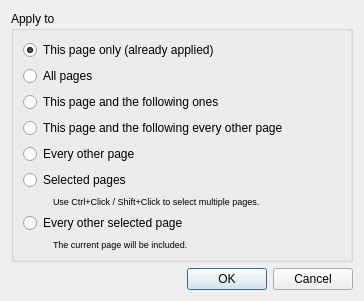
<?xml version="1.0" encoding="UTF-8"?>
<ui version="4.0">
 <class>fix_orientation::ApplyDialog</class>
 <widget class="QDialog" name="fix_orientation::ApplyDialog">
  <property name="windowModality">
   <enum>Qt::WindowModal</enum>
  </property>
  <property name="geometry">
   <rect>
    <x>0</x>
    <y>0</y>
    <width>364</width>
    <height>294</height>
   </rect>
  </property>
  <property name="windowTitle">
   <string>Fix Orientation</string>
  </property>
  <layout class="QVBoxLayout">
   <item>
    <widget class="QGroupBox" name="groupBox">
     <property name="title">
      <string>Apply to</string>
     </property>
     <layout class="QVBoxLayout" name="verticalLayout_5">
      <item>
       <widget class="QRadioButton" name="thisPageOnlyRB">
        <property name="text">
         <string>This page only (already applied)</string>
        </property>
        <property name="checked">
         <bool>true</bool>
        </property>
       </widget>
      </item>
      <item>
       <widget class="QRadioButton" name="allPagesRB">
        <property name="text">
         <string>All pages</string>
        </property>
       </widget>
      </item>
      <item>
       <widget class="QRadioButton" name="thisPageAndFollowersRB">
        <property name="text">
         <string>This page and the following ones</string>
        </property>
       </widget>
      </item>
      <item>
       <widget class="QRadioButton" name="thisEveryOtherRB">
        <property name="text">
         <string extracomment="All odd or even pages, depending on the current page being odd or even.">This page and the following every other page</string>
        </property>
       </widget>
      </item>
      <item>
       <widget class="QRadioButton" name="everyOtherRB">
        <property name="text">
         <string extracomment="All odd or even pages, depending on the current page being odd or even.">Every other page</string>
        </property>
       </widget>
      </item>
      <item>
       <widget class="QRadioButton" name="selectedPagesRB">
        <property name="text">
         <string>Selected pages</string>
        </property>
       </widget>
      </item>
      <item>
       <layout class="QHBoxLayout" name="horizontalLayout_3">
        <item>
         <spacer name="horizontalSpacer_6">
          <property name="orientation">
           <enum>Qt::Horizontal</enum>
          </property>
          <property name="sizeType">
           <enum>QSizePolicy::Fixed</enum>
          </property>
          <property name="sizeHint" stdset="0">
           <size>
            <width>30</width>
            <height>0</height>
           </size>
          </property>
         </spacer>
        </item>
        <item>
         <widget class="QLabel" name="selectedPagesHint">
          <property name="font">
           <font>
            <pointsize>7</pointsize>
           </font>
          </property>
          <property name="text">
           <string>Use Ctrl+Click / Shift+Click to select multiple pages.</string>
          </property>
         </widget>
        </item>
       </layout>
      </item>
      <item>
       <widget class="QRadioButton" name="everyOtherSelectedRB">
        <property name="text">
         <string>Every other selected page</string>
        </property>
       </widget>
      </item>
      <item>
       <layout class="QHBoxLayout" name="horizontalLayout_5">
        <item>
         <spacer name="horizontalSpacer_5">
          <property name="orientation">
           <enum>Qt::Horizontal</enum>
          </property>
          <property name="sizeType">
           <enum>QSizePolicy::Fixed</enum>
          </property>
          <property name="sizeHint" stdset="0">
           <size>
            <width>30</width>
            <height>0</height>
           </size>
          </property>
         </spacer>
        </item>
        <item>
         <widget class="QLabel" name="everyOtherSelectedHint">
          <property name="font">
           <font>
            <pointsize>7</pointsize>
           </font>
          </property>
          <property name="text">
           <string>The current page will be included.</string>
          </property>
         </widget>
        </item>
       </layout>
      </item>
     </layout>
    </widget>
   </item>
   <item>
    <spacer>
     <property name="orientation">
      <enum>Qt::Vertical</enum>
     </property>
     <property name="sizeHint" stdset="0">
      <size>
       <width>17</width>
       <height>0</height>
      </size>
     </property>
    </spacer>
   </item>
   <item>
    <widget class="QDialogButtonBox" name="buttonBox">
     <property name="orientation">
      <enum>Qt::Horizontal</enum>
     </property>
     <property name="standardButtons">
      <set>QDialogButtonBox::Cancel|QDialogButtonBox::Ok</set>
     </property>
    </widget>
   </item>
  </layout>
 </widget>
 <resources/>
 <connections>
  <connection>
   <sender>buttonBox</sender>
   <signal>rejected()</signal>
   <receiver>fix_orientation::ApplyDialog</receiver>
   <slot>reject()</slot>
   <hints>
    <hint type="sourcelabel">
     <x>319</x>
     <y>252</y>
    </hint>
    <hint type="destinationlabel">
     <x>286</x>
     <y>256</y>
    </hint>
   </hints>
  </connection>
 </connections>
</ui>
